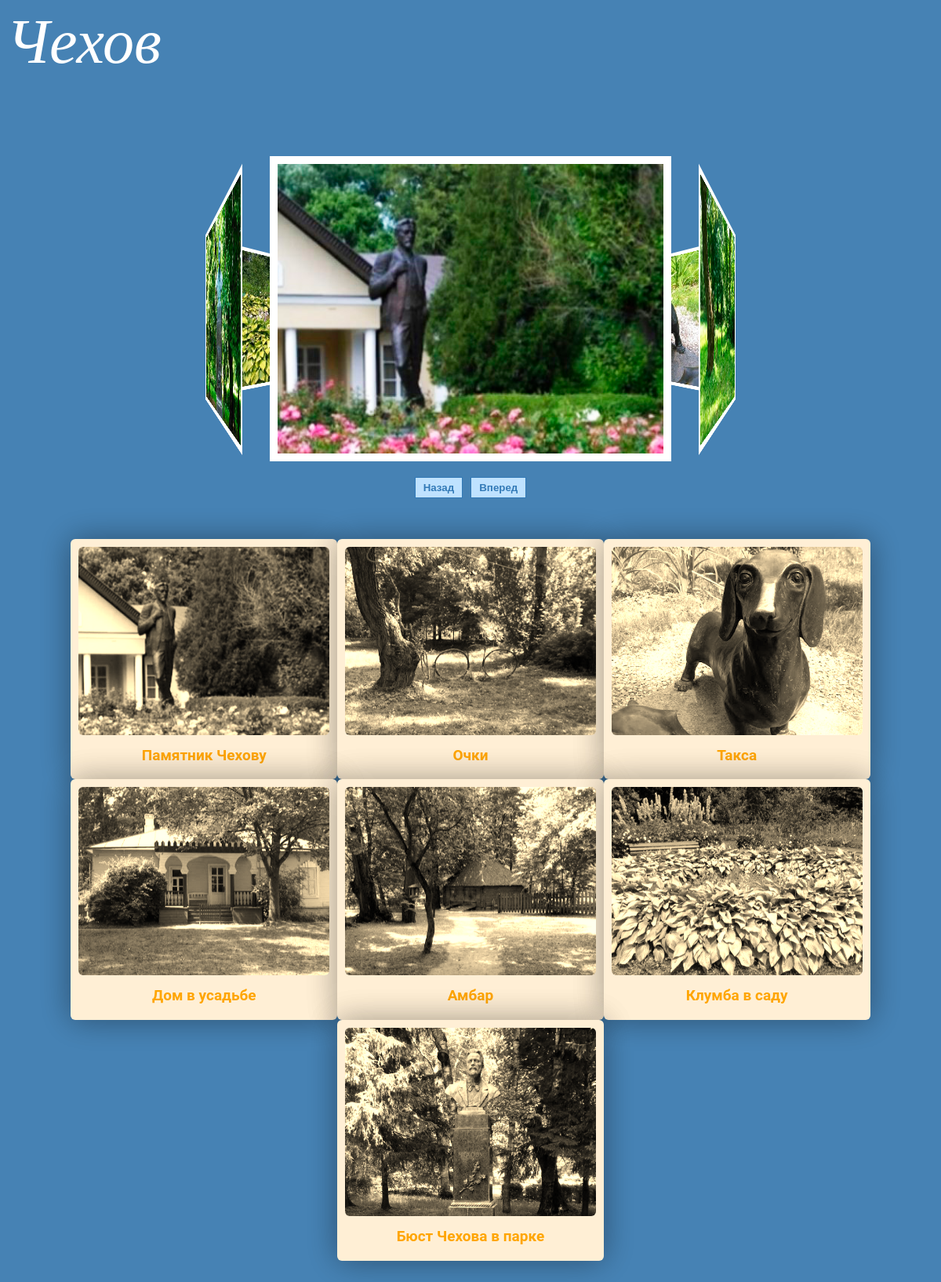
/2, run on the app's committed database.
### traveling/models.py (models this page shows, shortened)
class City(models.Model):
    title = models.CharField(max_length=100)
    description = models.CharField(max_length=250)
    image = models.ImageField(upload_to='traveling/image')
    url = models.URLField(blank=True)

### detalsity/models.py (models this page shows, shortened)
class Detalsity(models.Model):
    title = models.CharField(max_length=200)
    description = models.TextField()
    date = models.DateField()
    owner = models.ForeignKey(City, on_delete=models.PROTECT, null=True)
    image = models.ImageField(upload_to='detalsity/image')

### traveling/views.py (the view)
# urls.py: path('<int:city_id>', views.fotosity, name='fotosity'),
def fotosity(request, city_id):
    city = get_object_or_404(City, pk=city_id)
    foto = Detalsity.objects.filter(owner_id=city_id)
    return render(request, 'traveling/fotosity.html', {'city':city, 'fotos':foto,})

### traveling/templatetags/templatetags.py (called while the page is built)
@register.simple_tag
def defcaunter(val=0):
    vals = int(val) + 1
    return vals

### traveling/templates/traveling/fotosity.html (shortened to what this page needs)
<!DOCTYPE html">
{% load static %}
{% load templatetags %}
    <html lang="en" >
        <head>
            <link href="{% static 'traveling/css/slider.css' %}" rel="stylesheet" type="text/css" />
        </head>
        <body bgcolor="#4682B4">
            <p class="headding">{{ city.title }}</p>
            <div class="carousel-3d" data-gap="30">
                <figure>
                  {% for foto in fotos %}
                    <div><a href="#any"><img src="{{ foto.image.url }}" alt="{{ foto.title }}"/></a></div>
                  {% endfor %}
                </figure>
                <nav>
                    <button class="nav prev">Назад</button>
                    <button class="nav next">Вперед</button>
                </nav>
            </div>
            <div class="kontainer">
            <div class="stcard-container">
              {% defcaunter 0 as caunter %}
              {% for foto in fotos %}
                  <div class="stcard">
                    <img id="img{{caunter}}" class="demo cursor" src="{{ foto.image.url }}" style="width:100%" onclick="currentSlide({{caunter}})" alt="{{ foto.title }}">
                    <div class="stcard-title">{{ foto.title }}</div>
                  </div>
                  {% defcaunter caunter as caunter %}
              {% endfor %}
            </div>
          </div>
        </body>
    </html>

### traveling/static/traveling/css/slider.css (style rules this page uses)
.headding { font-style: italic; color: #FFF; font-size: 80px; }
.kontainer { position: relative; margin: 1% 5% 1% 5%; }
.carousel-3d { padding: 20px; -webkit-perspective: 500px; perspective: 500px; display: flex; flex-direction: column; align-items: center; overflow: hidden; }
.carousel-3d > * { flex: 0 0 auto; }
.carousel-3d figure { margin: 0; width: 50%; -webkit-transform-style: preserve-3d; transform-style: preserve-3d; transition: -webkit-transform 0.5s; transition: transform 0.5s; transition: transform 0.5s, -webkit-transform 0.5s; }
.carousel-3d figure img, .carousel-3d figure div { width: 100%; box-sizing: border-box; padding: 0; }
.carousel-3d figure img { user-select: none; border: 10px solid #FFF; }
.carousel-3d figure div:not(:first-of-type), .carousel-3d figure img:not(:first-of-type) { position: absolute; left: 0; top: 0; }
.carousel-3d nav { display: flex; justify-content: center; margin: 20px 0 0; }
.carousel-3d nav button { flex: 0 0 auto; margin: 0 5px; cursor: pointer; color: #337AB7; background: #BFE2FF; border: 1px solid #337AB7; padding: 5px 10px; font-weight: bold; transition: all .3s ease; }
.stcard-container { display: flex; justify-content: center; flex-wrap: wrap; padding: 20px 0; }
.stcard { display: flex; flex-direction: column; padding: 10px; background: #FFEFD5; box-shadow: 0 0 40px rgba(0, 0, 0, 0.2), 0 0 40px rgba(0, 0, 0, 0.2); border-radius: 6px; flex: 1 0 30%; max-width: 30%; align-self: center; }
.stcard img { width: 100%; aspect-ratio: 12/9; object-fit: cover; border-radius: 6px; filter: sepia(100%); transition: filter 0.5s; margin-bottom: 10px; }
.stcard .stcard-title { margin: 6px 10px 10px; font-family: 'Roboto', sans-serif; font-weight: bold; font-size: 19px; line-height: 1.1; color: #FFA500; text-align: center; }

### data on the page
City: title "Чехов"
Detalsity: image (picture), title "Памятник Чехову"
Detalsity: image (picture), title "Такса"
Detalsity: image (picture), title "Дом в усадьбе"
Detalsity: image (picture), title "Амбар"
Detalsity: image (picture), title "Клумба в саду"
Detalsity: image (picture), title "Бюст Чехова в парке"
Detalsity: image (picture), title "Очки"
